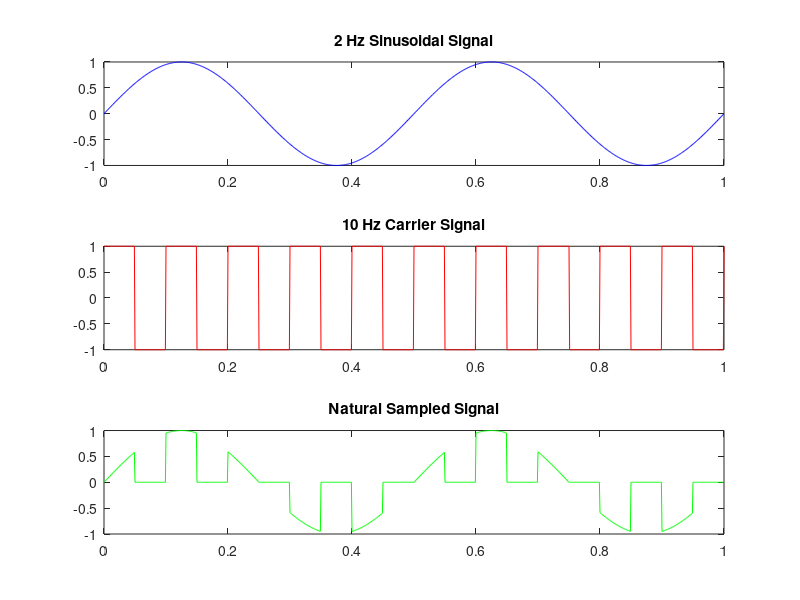

Source code (MATLAB):
clc; clear; close all;

% Define time
Fs = 1000;
t = 0:1/Fs:1;

% Sinusoidal signal (2 Hz)
x = sin(2 * pi * 2 * t);

% Carrier signal (10 Hz)
carrier = square(2 * pi * 10 * t, 50);

% Natural sampling
sampled_signal = x .* (carrier > 0);

% Plot results
subplot(3,1,1);
plot(t, x, 'b'); title('2 Hz Sinusoidal Signal');

subplot(3,1,2);
plot(t, carrier, 'r'); title('10 Hz Carrier Signal');

subplot(3,1,3);
plot(t, sampled_signal, 'g'); title('Natural Sampled Signal');
